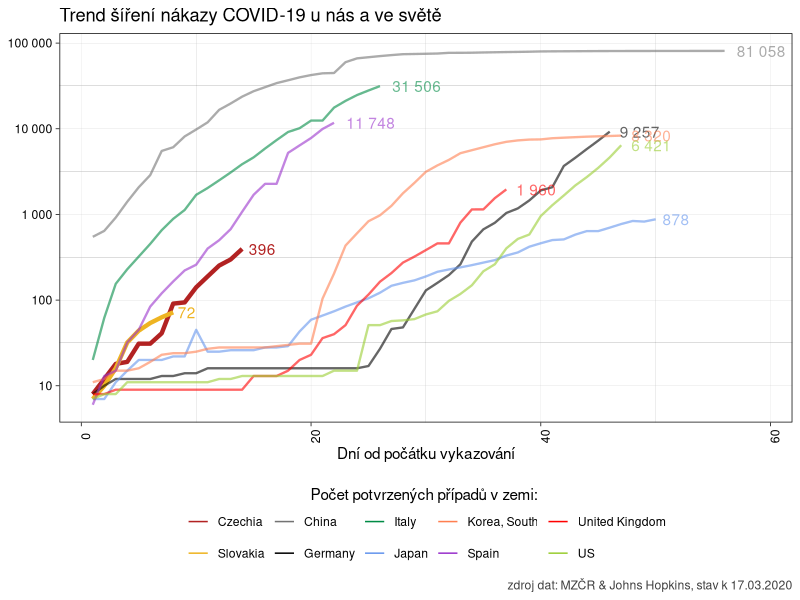
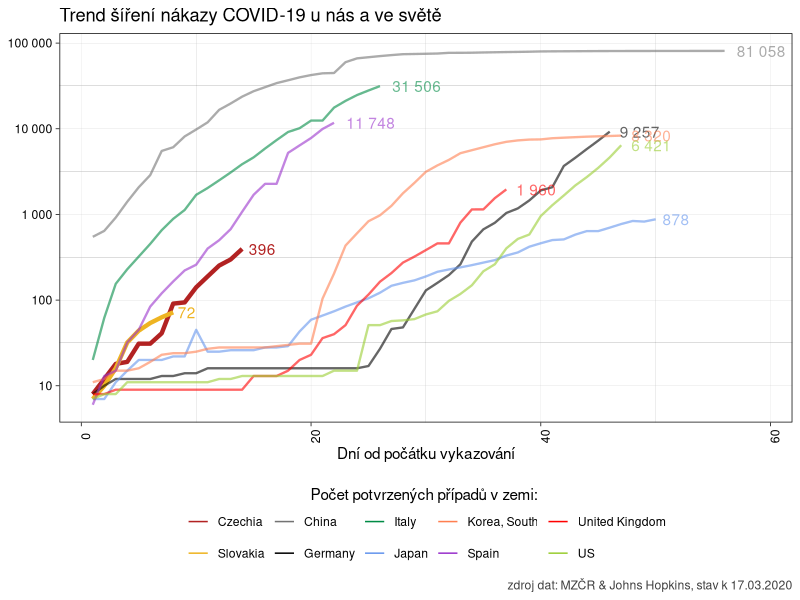

Source code (R) for these figures, in order:
# pro srovnání...

library(tidyverse)

clean_data <- read_csv2("./data/raw_data.csv") %>%
  filter(zeme %in% c(
    "China", "Italy", "Japan", "Korea, South", "Czechia",
    "United Kingdom", "Slovakia", "Germany", "Spain", "US"
  ) & pocet > 0) %>%
  mutate(zeme = fct_relevel(as.factor(zeme), c("Czechia", "Slovakia"))) %>%
  group_by(zeme, datum) %>%
  summarise(pocet = sum(pocet)) %>%
  filter(pocet > 5) %>% # před pěti nemocnými je to hodně volatilní...
  group_by(zeme) %>%
  arrange(datum) %>%
  mutate(den = row_number())


ggplot(data = clean_data, aes(x = den, y = pocet, color = zeme, alpha = zeme)) +
  geom_line(aes(size = zeme)) +
  geom_text(
    data = slice(clean_data, which.max(den)),
    aes(x = den, y = pocet, label = formatC(pocet, big.mark = " ", format = "f", digits = 0)),
    hjust = -.25, show.legend = F
  ) +
  labs(
    title = "Trend šíření nákazy COVID-19 u nás a ve světě",
    color = "Počet potvrzených případů v zemi: ",
    x = "Dní od počátku vykazování",
    y = "Počet nakažených (log scale)",
    caption = paste("zdroj dat: MZČR & Johns Hopkins, stav k", max(clean_data$datum) %>%
      format(format = "%d.%m.%Y"))
  ) +
  scale_x_continuous(limits = c(1, max(clean_data$den) + 3)) +
  scale_y_log10(labels = scales::number_format()) +
  scale_color_manual(
    values = c(
      "Czechia" = "firebrick",
      "Slovakia" = "goldenrod2",
      "China" = "gray45",
      "Italy" = "springgreen4",
      "Japan" = "cornflowerblue",
      "Korea, South" = "coral",
      "United Kingdom" = "red",
      "Germany" = "black",
      "US" = "yellowgreen",
      "Spain" = "darkorchid"
    ),
    guide = guide_legend(
      title.position = "top",
      title.hjust = 0.5,
      override.aes = list(size = 2)
    )
  ) +
  scale_alpha_manual(
    values = c(
      "Czechia" = 1,
      "Slovakia" = 1,
      "China" = .6,
      "Italy" = .6,
      "Japan" = .6,
      "Korea, South" = .6,
      "United Kingdom" = .6,
      "Germany" = .6,
      "Spain" = .6,
      "US" = .6
    ),
    guide = guide_none()
  ) +
  scale_size_manual(
    values = c(
      "Czechia" = 1.5,
      "Slovakia" = 1.5,
      "China" = .8,
      "Italy" = .8,
      "Japan" = .8,
      "Korea, South" = .8,
      "United Kingdom" = .8,
      "Germany" = .8,
      "Spain" = .8,
      "US" = .8
    ),
    guide = guide_none()
  ) +
  theme_linedraw() +
  theme(
    axis.text.x = element_text(angle = 90),
    axis.title.y = element_blank(),
    panel.grid.major = element_line(color = "gray75"),
    plot.caption = element_text(color = "gray25"),
    legend.position = "bottom"
  )

ggsave("./img/cizina.png", dpi = 300, units = "cm", width = 25, height = 20)
